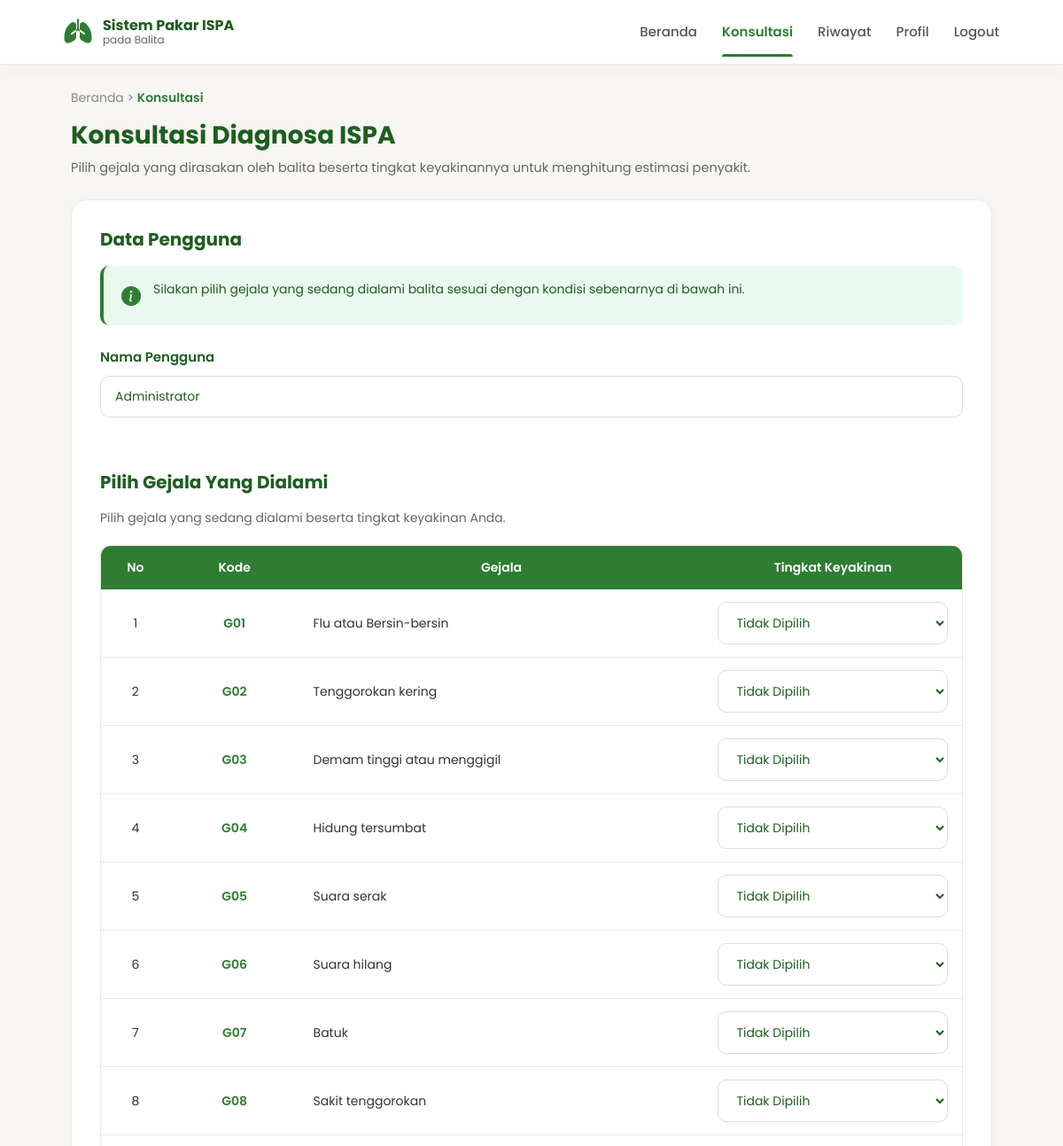
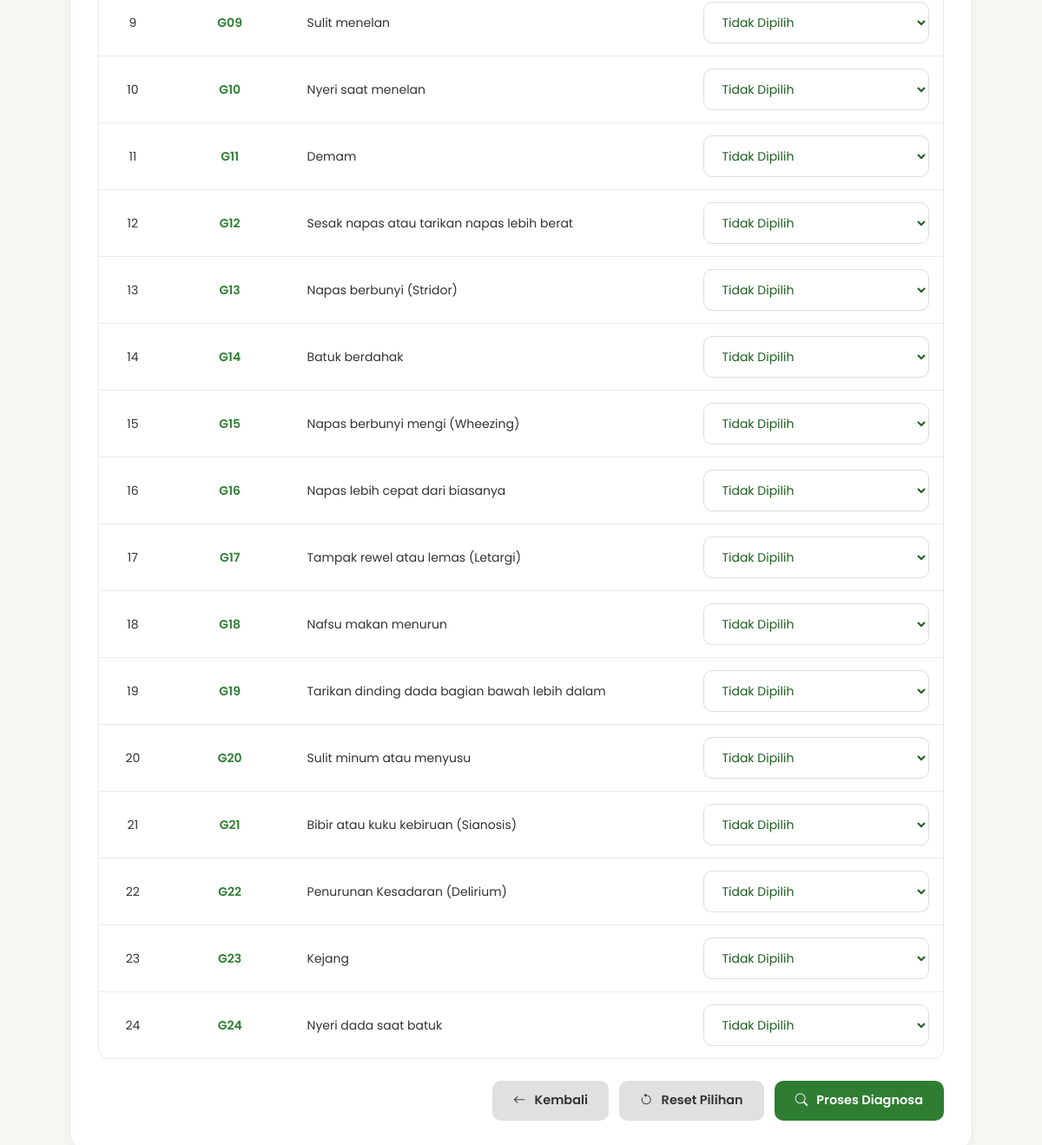
The app's page /user/konsultasi.php (signed in) with its own data (2 pictures, top to bottom).
### tables this page shows
CREATE TABLE `tb_user` (
  `id_user` int(11) NOT NULL,
  `nama_lengkap` varchar(100) NOT NULL,
  `username` varchar(50) NOT NULL,
  `email` varchar(100) NOT NULL,
  `password` varchar(255) NOT NULL,
  `no_hp` varchar(20) DEFAULT NULL,
  `alamat` text DEFAULT NULL,
  `foto` varchar(255) DEFAULT 'default.png',
  `role` enum('admin','user') DEFAULT 'user',
  `created_at` timestamp NOT NULL DEFAULT current_timestamp()
);

CREATE TABLE `tb_gejala` (
  `id_gejala` int(11) NOT NULL,
  `kode_gejala` varchar(10) NOT NULL,
  `nama_gejala` varchar(100) NOT NULL,
  `created_at` timestamp NOT NULL DEFAULT current_timestamp(),
  `updated_at` timestamp NOT NULL DEFAULT current_timestamp() ON UPDATE current_timestamp()
);

### user/konsultasi.php (the view, shortened to what this page needs)
<?php
require_once "../config/koneksi.php";
$idUser   = $_SESSION['id_user'];
$namaUser = $_SESSION['nama'] ?? "User";
$queryGejala = mysqli_query($conn, "
    SELECT *
    FROM tb_gejala
    ORDER BY kode_gejala ASC
");
$queryUser = mysqli_query($conn, "
    SELECT *
    FROM tb_user
    WHERE id_user = '$idUser'
");
$user = mysqli_fetch_assoc($queryUser);
?>
<!DOCTYPE html>
<html lang="id">
<head>
    <link href="https://cdn.jsdelivr.net/npm/bootstrap@5.3.3/dist/css/bootstrap.min.css" rel="stylesheet">
    <link href="https://cdn.jsdelivr.net/npm/bootstrap-icons@1.11.3/font/bootstrap-icons.min.css" rel="stylesheet">
</head>
<body>
    <nav class="navbar navbar-expand-lg navbar-custom">
        <div class="container">
            <a href="dashboard.php" class="navbar-brand-custom">
                <i class="bi bi-lungs-fill"></i>
                <div class="brand-text">
                    <strong>Sistem Pakar ISPA</strong>
                    <small>pada Balita</small>
                </div>
            </a>
            <div class="collapse navbar-collapse justify-content-end" id="navbarNav">
                <ul class="nav-menu">
                    <li><a href="dashboard.php">Beranda</a></li>
                    <li><a href="konsultasi.php" class="active">Konsultasi</a></li>
                    <li><a href="riwayat.php">Riwayat</a></li>
                    <li><a href="profil.php">Profil</a></li>
                    <li><a href="../logout.php">Logout</a></li>
                </ul>
            </div>
        </div>
    </nav>
    <main class="main">
        <div class="breadcrumb-custom">
            Beranda > <span>Konsultasi</span>
        </div>
        <div class="header">
            <h1>Konsultasi Diagnosa ISPA</h1>
            <p>Pilih gejala yang dirasakan oleh balita beserta tingkat keyakinannya untuk menghitung estimasi penyakit.</p>
        </div>
        <div class="card-custom">
            <h3>Data Pengguna</h3>
            <div class="info-box">
                <i class="bi bi-info-circle-fill"></i>
                <p>Silakan pilih gejala yang sedang dialami balita sesuai dengan kondisi sebenarnya di bawah ini.</p>
            </div>
            <form action="../proses/proses_diagnosa.php" method="POST" id="formDiagnosa">
                <div class="form-group">
                    <label>Nama Pengguna</label>
                    <input
                        type="text"
                        class="form-control-custom"
                        value="<?= htmlspecialchars($user['nama_lengkap'] ?? $namaUser); ?>"
                        readonly>
                </div>
                <hr class="divider">
                <h3>Pilih Gejala Yang Dialami</h3>
                <p style="margin-bottom: 20px; color: #666; font-size: 14px;">
                    Pilih gejala yang sedang dialami beserta tingkat keyakinan Anda.
                </p>
                <div class="table-gejala">
                    <table>
                        <thead>
                            <tr>
                                <th width="8%">No</th>
                                <th width="15%">Kode</th>
                                <th>Gejala</th>
                                <th width="30%">Tingkat Keyakinan</th>
                            </tr>
                        </thead>
                        <tbody>
                            <?php
                            $no = 1;
                            while($gejala = mysqli_fetch_assoc($queryGejala)){
                            ?>
                            <tr>
                                <td style="text-align: center;"><?= $no++; ?></td>
                                <td style="text-align: center; font-weight: 600; color: #2E7D32;"><?= htmlspecialchars($gejala['kode_gejala']); ?></td>
                                <td><?= htmlspecialchars($gejala['nama_gejala']); ?></td>
                                <td>
                                    <select name="cf_user[<?= $gejala['id_gejala']; ?>]" class="form-control-custom select-cf">
                                        <option value="0">Tidak Dipilih</option>
                                    </select>
                                </td>
                            </tr>
                            <?php } ?>
                        </tbody>
                    </table>
                </div>
                <div class="action-buttons">
                    <a href="dashboard.php" class="btn-submit btn-secondary-custom">
                        <i class="bi bi-arrow-left"></i>
                        Kembali
                    </a>
                    <button type="reset" class="btn-submit btn-secondary-custom">
                        <i class="bi bi-arrow-counterclockwise"></i>
                        Reset Pilihan
                    </button>
                    <button type="submit" class="btn-submit">
                        <i class="bi bi-search"></i>
                        Proses Diagnosa
                    </button>
                </div>
            </form>
        </div>
    </main>
</body>
</html>

### user/konsultasi.php (style rules this page uses)
* { margin: 0; padding: 0; box-sizing: border-box; font-family: 'Poppins', sans-serif; }
body { background: #F7F6F2; color: #1E5E20; }
.navbar-custom { background: #FFFFFF; padding: 12px 0; border-bottom: 1px solid #EAEAEA; position: fixed; top: 0; left: 0; right: 0; z-index: 1000; box-shadow: 0 4px 15px rgba(0,0,0,0.03); }
.navbar-custom .container { max-width: 1080px; }
.navbar-brand-custom { display: flex; align-items: center; gap: 12px; text-decoration: none; color: #1E5E20; }
.navbar-brand-custom i { font-size: 32px; color: #2E7D32; }
.brand-text { display: flex; flex-direction: column; line-height: 1.2; }
.brand-text strong { font-size: 16px; font-weight: 700; color: #1E5E20; }
.brand-text small { font-size: 12px; color: #666; }
.nav-menu { display: flex; align-items: center; gap: 28px; list-style: none; margin: 0; padding: 0; }
.nav-menu a { text-decoration: none; color: #555; font-weight: 500; font-size: 15px; transition: .2s; position: relative; padding-bottom: 4px; }
.nav-menu a:hover, .nav-menu a.active { color: #2E7D32; font-weight: 600; }
.nav-menu a.active::after { content: ''; position: absolute; bottom: -14px; left: 0; width: 100%; height: 3px; background: #2E7D32; border-radius: 3px 3px 0 0; }
.main { max-width: 1080px; width: 100%; margin: 100px auto 40px; padding: 0 20px; }
.breadcrumb-custom { font-size: 14px; margin-bottom: 15px; color: #888; }
.breadcrumb-custom span { color: #2E7D32; font-weight: 600; }
.header { margin-bottom: 24px; }
.header h1 { font-size: 28px; font-weight: 700; color: #1E5E20; margin-bottom: 8px; }
.header p { color: #666; font-size: 14.5px; line-height: 1.6; margin: 0; }
.card-custom { background: #FFFFFF; padding: 32px; border-radius: 18px; border: 1px solid #EAEAEA; box-shadow: 0 4px 15px rgba(0,0,0,0.03); }
.card-custom h3 { margin-bottom: 18px; font-size: 20px; font-weight: 700; color: #1E5E20; }
.info-box { display: flex; gap: 14px; align-items: flex-start; padding: 16px 20px; margin-bottom: 25px; background: #EAF9EF; border-left: 4px solid #2E7D32; border-radius: 10px; }
.info-box i { font-size: 22px; color: #2E7D32; margin-top: 2px; }
.info-box p { font-size: 14px; color: #1E5E20; margin: 0; line-height: 1.5; }
.form-group { margin-bottom: 25px; }
.form-group label { display: block; margin-bottom: 10px; font-weight: 600; color: #1E5E20; font-size: 15px; }
.form-control-custom { width: 100%; padding: 12px 16px; border: 1px solid #DDD; border-radius: 10px; font-size: 14px; color: #1E5E20; outline: none; transition: .2s; background-color: #FFF; }
.divider { border: 0; border-top: 1px solid #EAEAEA; margin: 30px 0; }
.table-gejala { overflow-x: auto; margin-top: 20px; border-radius: 12px; border: 1px solid #EAEAEA; }
.table-gejala table { width: 100%; border-collapse: collapse; min-width: 600px; }
.table-gejala th { background: #2E7D32; color: #FFFFFF; padding: 14px 16px; font-size: 14px; font-weight: 600; text-align: center; }
.table-gejala td { padding: 14px 16px; border-bottom: 1px solid #EAEAEA; vertical-align: middle; font-size: 14px; color: #333; }
.table-gejala tr:last-child td { border-bottom: none; }
.action-buttons { display: flex; gap: 12px; margin-top: 25px; justify-content: flex-end; }
.btn-submit { display: inline-flex; align-items: center; justify-content: center; gap: 10px; padding: 12px 24px; background: #2E7D32; color: white; text-decoration: none; border: none; border-radius: 10px; font-weight: 600; font-size: 14.5px; cursor: pointer; transition: .2s; }
.btn-secondary-custom { background: #E0E0E0; color: #333; }

### records on screen
tb_user: nama_lengkap "Administrator"
tb_gejala: kode_gejala "G01", nama_gejala "Flu atau Bersin-bersin", id_gejala "Tidak Dipilih"
tb_gejala: kode_gejala "G02", nama_gejala "Tenggorokan kering", id_gejala "Tidak Dipilih"
tb_gejala: kode_gejala "G03", nama_gejala "Demam tinggi atau menggigil", id_gejala "Tidak Dipilih"
tb_gejala: kode_gejala "G04", nama_gejala "Hidung tersumbat", id_gejala "Tidak Dipilih"
tb_gejala: kode_gejala "G05", nama_gejala "Suara serak", id_gejala "Tidak Dipilih"
tb_gejala: kode_gejala "G06", nama_gejala "Suara hilang", id_gejala "Tidak Dipilih"
tb_gejala: kode_gejala "G07", nama_gejala "Batuk", id_gejala "Tidak Dipilih"
tb_gejala: kode_gejala "G08", nama_gejala "Sakit tenggorokan", id_gejala "Tidak Dipilih"
tb_gejala: kode_gejala "G09", nama_gejala "Sulit menelan", id_gejala "Tidak Dipilih"
tb_gejala: kode_gejala "G10", nama_gejala "Nyeri saat menelan", id_gejala "Tidak Dipilih"
tb_gejala: kode_gejala "G11", nama_gejala "Demam", id_gejala "Tidak Dipilih"
tb_gejala: kode_gejala "G12", nama_gejala "Sesak napas atau tarikan napas lebih berat", id_gejala "Tidak Dipilih"
tb_gejala: kode_gejala "G13", nama_gejala "Napas berbunyi (Stridor)", id_gejala "Tidak Dipilih"
tb_gejala: kode_gejala "G14", nama_gejala "Batuk berdahak", id_gejala "Tidak Dipilih"
tb_gejala: kode_gejala "G15", nama_gejala "Napas berbunyi mengi (Wheezing)", id_gejala "Tidak Dipilih"
tb_gejala: kode_gejala "G16", nama_gejala "Napas lebih cepat dari biasanya", id_gejala "Tidak Dipilih"
tb_gejala: kode_gejala "G17", nama_gejala "Tampak rewel atau lemas (Letargi)", id_gejala "Tidak Dipilih"
tb_gejala: kode_gejala "G18", nama_gejala "Nafsu makan menurun", id_gejala "Tidak Dipilih"
tb_gejala: kode_gejala "G19", nama_gejala "Tarikan dinding dada bagian bawah lebih dalam", id_gejala "Tidak Dipilih"
tb_gejala: kode_gejala "G20", nama_gejala "Sulit minum atau menyusu", id_gejala "Tidak Dipilih"
tb_gejala: kode_gejala "G21", nama_gejala "Bibir atau kuku kebiruan (Sianosis)", id_gejala "Tidak Dipilih"
tb_gejala: kode_gejala "G22", nama_gejala "Penurunan Kesadaran (Delirium)", id_gejala "Tidak Dipilih"
tb_gejala: kode_gejala "G23", nama_gejala "Kejang", id_gejala "Tidak Dipilih"
tb_gejala: kode_gejala "G24", nama_gejala "Nyeri dada saat batuk", id_gejala "Tidak Dipilih"
